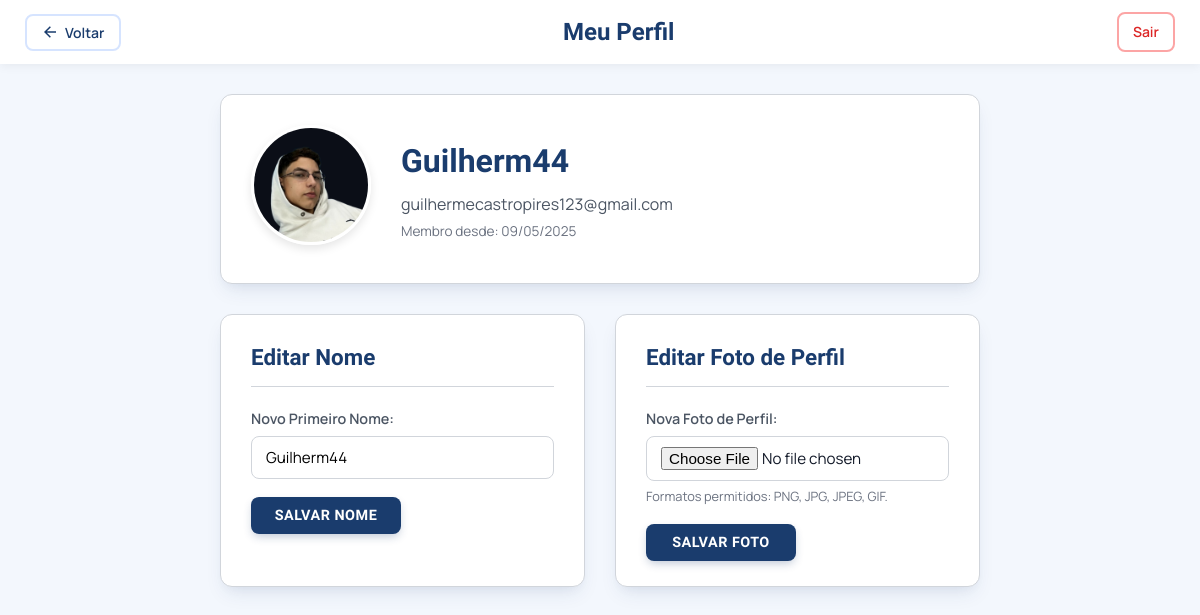
Before: /perfil (signed in) with the older database file.
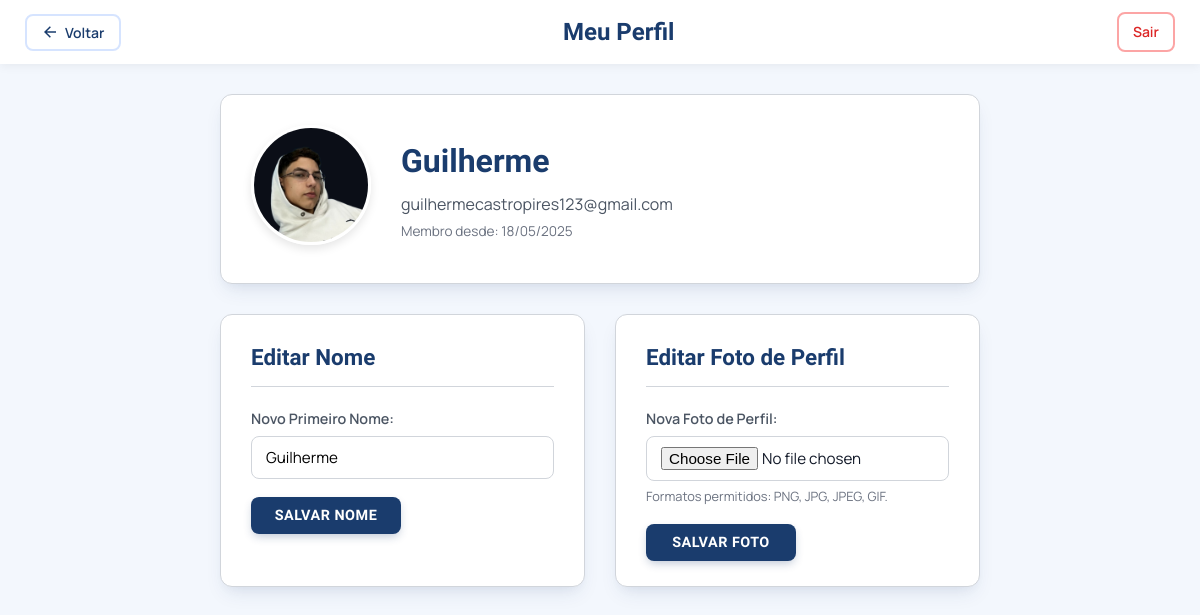
After: the same page with the newer database file.
### models.py (models this page shows, shortened)
class User(db.Model):
    id = db.Column(db.Integer, primary_key=True)
    first_name = db.Column(db.String(80), nullable=False)
    email = db.Column(db.String(120), unique=True, nullable=False)
    password_hash = db.Column(db.String(128))
    profile_pic = db.Column(db.String(20), nullable=False, default='default.png')
    created_at = db.Column(db.DateTime, default=lambda: datetime.datetime.now(pytz.timezone('America/Sao_Paulo')))
    updated_at = db.Column(db.DateTime, default=lambda: datetime.datetime.now(pytz.timezone('America/Sao_Paulo')), onupdate=lambda: datetime.datetime.now(pytz.timezone('America/Sao_Paulo')))
    notes = db.relationship('Note', backref='user', lazy=True)
    tasks = db.relationship('Task', backref='user', lazy=True)

### main.py (the view, shortened to what this page needs)
@app.route('/perfil', methods=['GET', 'POST'])
@login_required
def perfil():
    user_id = session.get('user_id')
    user = User.query.get_or_404(user_id)
    now = datetime.datetime.now()
    return render_template('perfil.html', user=user, now=now)

### main.py (called while the page is built)
def login_required(f):
    @wraps(f)
    def decorated_function(*args, **kwargs):
        if 'user_id' not in session:
            return redirect(url_for('login'))
        return f(*args, **kwargs)
    return decorated_function

### templates/perfil.html (shortened to what this page needs)
<!DOCTYPE html>
<html lang="pt-br">
<head>
    <link rel="stylesheet" type="text/css" href="{{ url_for('static', filename='perfil.css') }}">
</head>
<body class="page-perfil">
    <header class="site-header simple-header">
        <div class="header-container">
            <div class="header-left">
                <a href="{{ url_for('dashboard_dia_url', data=data_filtrada if data_filtrada else '%02d-%02d-%s' % (now.day, now.month, now.year)) }}" class="button-link header-voltar-link">
                    <button type="button" class="btn-header-action">
                        <svg xmlns="http://www.w3.org/2000/svg" viewBox="0 0 24 24" fill="currentColor" width="18" height="18">
                            <path d="M7.82843 10.9999H20V12.9999H7.82843L13.1924 18.3638L11.7782 19.778L4 11.9999L11.7782 4.22168L13.1924 5.63589L7.82843 10.9999Z"></path>
                        </svg>
                        <span>Voltar</span>
                    </button>
                </a>
            </div>
            <div class="header-center">
                <h1 class="page-title-header">Meu Perfil</h1>
            </div>
            <div class="header-right">
                <nav class="main-navigation">
                    <a href="{{ url_for('logout') }}" class="btn btn-header-action btn-logout-perfil">Sair</a>
                </nav>
            </div>
        </div>
    </header>
    <main class="profile-wrapper">
        <section class="profile-main-info card-style">
            <div class="profile-picture-section">
                {% if user.profile_pic %}
                    {% if user.profile_pic in default_profile_pics %}
                        <img src="{{ url_for('static', filename='img/profile_pics/' + user.profile_pic) }}" alt="Foto de Perfil" class="profile-img">
                    {% else %}
                        <img src="{{ url_for('static', filename='img/users_profile_pics/' + user.profile_pic) }}" alt="Foto de Perfil" class="profile-img">
                    {% endif %}
                {% endif %}
            </div>
            <div class="profile-details-section">
                <h2>{{ user.first_name }}</h2>
                <p class="profile-email">{{ user.email }}</p>
                <p class="profile-member-since">Membro desde: {{ user.created_at.strftime('%d/%m/%Y') }}</p>
            </div>
        </section>
        <div class="profile-forms-grid">
            <section class="profile-edit-name card-style">
                <h3>Editar Nome</h3>
                <form method="POST" action="{{ url_for('perfil') }}" class="form-layout">
                    <div class="form-group">
                        <label for="nome">Novo Primeiro Nome:</label>
                        <input type="text" id="nome" name="nome" value="{{ user.first_name }}" required>
                    </div>
                    <button type="submit" class="btn btn-submit">Salvar Nome</button>
                </form>
            </section>
            <section class="profile-edit-picture card-style">
                <h3>Editar Foto de Perfil</h3>
                <form method="POST" action="{{ url_for('atualizar_foto') }}" enctype="multipart/form-data" class="form-layout">
                    <div class="form-group">
                        <label for="nova_foto">Nova Foto de Perfil:</label>
                        <input type="file" id="nova_foto" name="nova_foto" class="input-file" accept="image/png, image/jpeg, image/gif">
                        <small class="form-text">Formatos permitidos: PNG, JPG, JPEG, GIF.</small>
                    </div>
                    <button type="submit" class="btn btn-submit">Salvar Foto</button>
                </form>
            </section>
        </div>
    </main>
</body>
</html>

Changed rows visible on the page:
changed User "guilhermecastropires123@gmail.com": first_name "Guilherm44" → "Guilherme"; created_at "09/05/2025" → "18/05/2025"; nome "Guilherm44" → "Guilherme"
